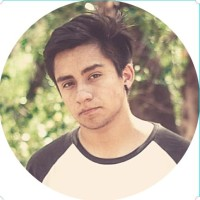
#> input picture scripts/michemalonco.jpg, 200 x 200 px
$ python img2rgb565.py michemalonco.jpg
#> lines starting #> are read from the running program, lines starting #| are printed output that depends on the picture
import sys
from PIL import Image

def process(input_file, output_file="image.h"):
#> called with input_file = 'michemalonco.jpg', output_file = 'image.h'
    try:
        img = Image.open(input_file).convert('RGB')
#> img is the input picture: PIL image 200x200 RGB; mean R, G, B 191, 178, 159.2
    except Exception as e:
        print(f"Error abriendo imagen: {e}")
        return

    # Redimensionar a 240x280 (ignorando la proporcion real para rellenar la pantalla)
    # Lo ideal seria hacer un 'crop' si quieres mantener proporciones,
    # pero para la prueba forzaremos la resolucion.
    img = img.resize((240, 280), Image.Resampling.LANCZOS)
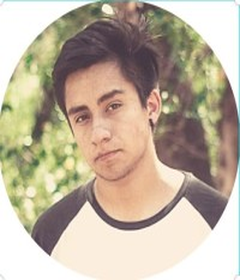
#> img: PIL image 240x280 RGB; mean R, G, B 191, 177.9, 159.2

    with open(output_file, 'w') as f:
        f.write("#include <stdint.h>\n\n")
        f.write("// Arreglo convertido de la imagen (134,400 bytes)\n")
        f.write("// Formato: RGB565 (Byte alto, Byte bajo) para enviar directo al ST7789\n")
        f.write("const uint8_t image_data[240 * 280 * 2] = {\n")

        pixels = list(img.getdata())
#> pixels = 67200 items
        for i, (r, g, b) in enumerate(pixels):
            # Convertir RGB888 a RGB565
            # R (5 bits), G (6 bits), B (5 bits)
            val = ((r & 0xF8) << 8) | ((g & 0xFC) << 3) | ((b & 0xF8) >> 3)

            # Extraer High y Low bytes
            hi = (val >> 8) & 0xFF
            lo = val & 0xFF

            # Escribir como pares de bytes (para que el DMA lo mande en orden correcto)
            f.write(f"0x{hi:02X}, 0x{lo:02X}, ")

            # Salto de linea para que el archivo C no colapse el parser
            if i % 8 == 7:
                f.write("\n")
#> this loop made 67200 passes
#> (r, g, b, val, hi, lo) on passes 1 to 3: (238, 255, 255, 61439, 239, 255), (235, 255, 255, 61439, 239, 255), (220, 244, 245, 57278, 223, 190)

        f.write("};\n")

    print(f"¡Exito! La imagen '{input_file}' fue convertida a C y guardada en '{output_file}'")
    print("Recuerda que esta variable 'image_data' se guardara en la Flash (PROGMEM) automaticamente en ESP-IDF.")

if __name__ == '__main__':
    if len(sys.argv) < 2:
        print("Uso: python scripts/img2rgb565.py <tu_imagen.png>")
        sys.exit(1)
    process(sys.argv[1])
